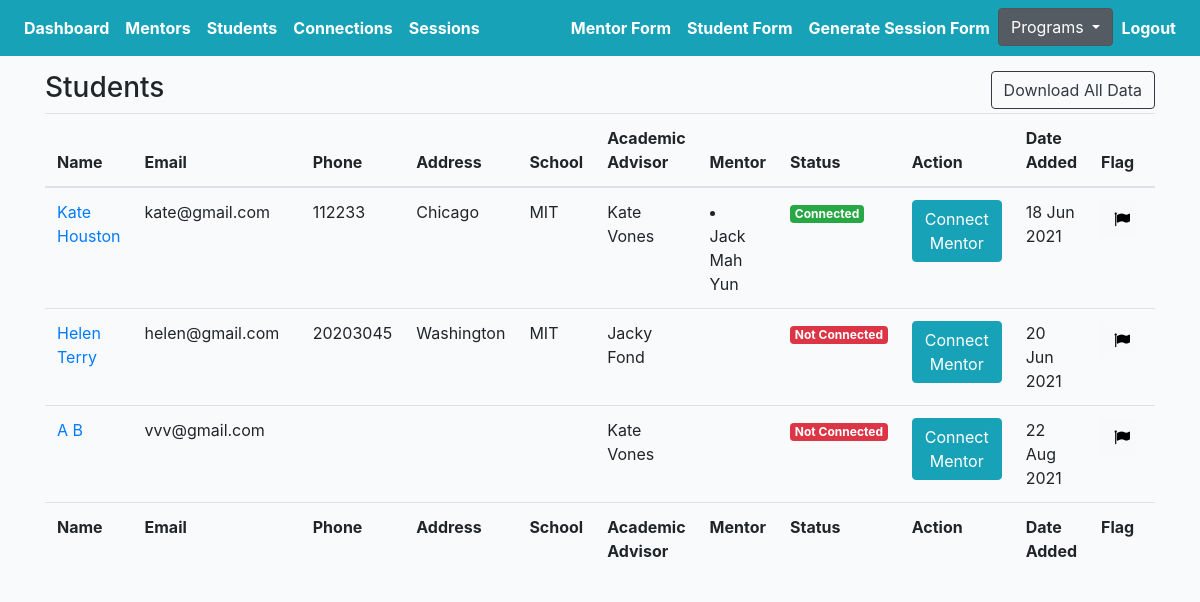
The app's page /mentoring/students/ (signed in), older data.
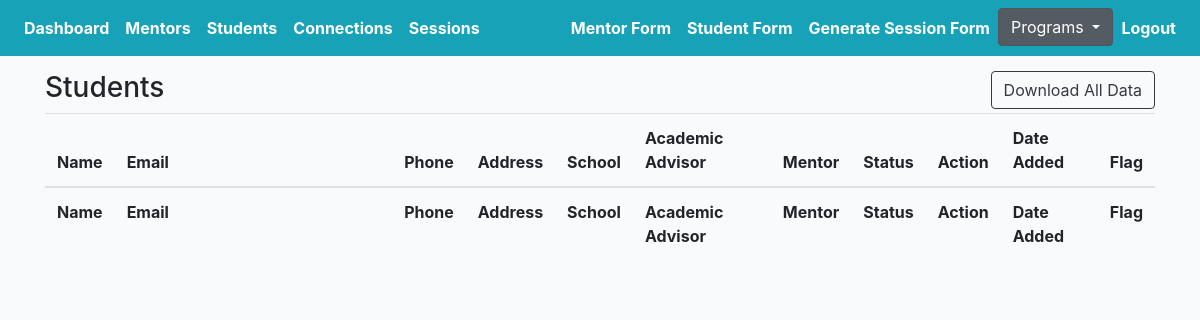
The same page, newer data.
### mprofiles/models.py (models this page shows, shortened)
class Student(models.Model):
    avatar = models.ImageField(default='avatar.png', upload_to='avatars/')
    first_name = models.CharField(max_length=200, blank=True)
    last_name = models.CharField(max_length=200, blank=True)
    email = models.EmailField(max_length=200, blank=True)
    phone = models.CharField(max_length=200, blank=True)
    address = models.CharField(max_length=200, blank=True)
    grade = models.CharField(max_length=200, blank=True)
    school = models.CharField(max_length=200, blank=True)
    academic_advisor = models.ForeignKey(Academicadvisor, null=True, blank=True, on_delete=models.CASCADE, related_name='academic_advisor')
    academic_advisor_email = models.EmailField(max_length=200, blank=True)
    reason = models.TextField(null=True, blank=True, max_length=1000)
    know = models.TextField(null=True, blank=True, max_length=1000)
    question1 = models.CharField(max_length=200, choices=QUESTION_CHOICES)
    answer1 = models.TextField(null=True, blank=True, max_length=1000)
    question2 = models.CharField(max_length=200, choices=QUESTION_CHOICES)
    answer2 = models.TextField(null=True, blank=True, max_length=1000)
    prefer_sex = models.CharField(max_length=200, choices=GENDER_CHOICES)
    geographical = models.CharField(max_length=200, choices=GEOGRAPHICAL_CHOICES)
    commit = models.CharField(null=True, blank=True, max_length=200, choices=YES_NO)
    available = models.CharField(null=True, blank=True, max_length=200, choices=YES_NO)
    seminar = models.CharField(null=True, blank=True, max_length=200, choices=YES_NO)
    understand = models.CharField(null=True, blank=True, max_length=200, choices=YES_NO)
    signature = models.CharField(null=True, blank=True, max_length=200, choices=YES_NO)
    updated = models.DateTimeField(auto_now=True)
    created = models.DateTimeField(auto_now_add=True)
    slug = models.SlugField(unique=True, blank=True)
    flag = models.BooleanField(default=False)
    note = models.TextField(null=True, blank=True, max_length=1000)
    def get_absolute_url(self):
        return reverse("mprofiles:student-profiles-detail", kwargs={"slug": self.slug})
    def get_friends(self):
        return self.mentors.all()
    __initial_first_name = None
    __initial_last_name = None
    def __init__(self, *args, **kwargs):
        super().__init__(*args, **kwargs)
        self.__initial_first_name = self.first_name
        self.__initial_last_name = self.last_name

class Academicadvisor(models.Model):
    name = models.CharField(max_length=200, blank=True)
    email = models.EmailField(max_length=200, blank=True)
    def __str__(self):
        return self.name

class Mentor(models.Model):
    avatar = models.ImageField(default='avatar.png', upload_to='avatars/')
    first_name = models.CharField(max_length=200, blank=True)
    last_name = models.CharField(max_length=200, blank=True)
    email = models.EmailField(max_length=200, blank=True)
    phone = models.CharField(max_length=200, blank=True)
    address = models.CharField(max_length=200, blank=True)
    spanish = models.CharField(null=True, blank=True, max_length=200, choices=SPANISH_CHOICES)
    language = models.TextField(null=True, blank=True, max_length=1000)
    emergency_contact = models.TextField(null=True, blank=True, max_length=1000)
    employment_status = models.CharField(max_length=200, choices=EMPLOYMENT_CHOICES)
    employer_info = models.TextField(null=True, blank=True, max_length=1000)
    partner = models.CharField(null=True, blank=True, max_length=200, choices=PARTNER_CHOICES)
    hear = models.TextField(null=True, blank=True, max_length=1000)
    experience = models.TextField(null=True, blank=True, max_length=1000)
    reason = models.TextField(null=True, blank=True, max_length=1000)
    know = models.TextField(null=True, blank=True, max_length=1000)
    question1 = models.CharField(null=True, blank=True, max_length=200, choices=QUESTION_CHOICES)
    answer1 = models.TextField(null=True, blank=True, max_length=1000)
    question2 = models.CharField(null=True, blank=True, max_length=200, choices=QUESTION_CHOICES)
    answer2 = models.TextField(null=True, blank=True, max_length=1000)
    support = models.ManyToManyField(Support, blank=True, related_name='supports')
    prefer_sex = models.CharField(max_length=200, choices=GENDER_CHOICES)
    geographical = models.CharField(max_length=200, choices=GEOGRAPHICAL_CHOICES)
    commit = models.CharField(null=True, blank=True, max_length=200, choices=YES_NO)
    available = models.CharField(null=True, blank=True, max_length=200, choices=YES_NO)
    seminar = models.CharField(null=True, blank=True, max_length=200, choices=YES_NO)
    signature = models.TextField(null=True, blank=True, max_length=1000)
    grant = models.CharField(max_length=200, choices=GRANT_CHOICES)
    cont_student_bridge = models.TextField(null=True, blank=True, max_length=1000)
    check = models.CharField(null=True, blank=True, max_length=200, choices=YES_NO)
    question = models.TextField(null=True, blank=True, max_length=1000)
    friends = models.ManyToManyField(Student, blank=True, related_name='mentors')
    updated = models.DateTimeField(auto_now=True)
    created = models.DateTimeField(auto_now_add=True)
    slug = models.SlugField(unique=True, blank=True)
    flag = models.BooleanField(default=False)
    note = models.TextField(null=True, blank=True, max_length=1000)
    ethnic = models.CharField(null=True, blank=True, max_length=200, choices=ETHNIC_CHOICES)
    __initial_first_name = None
    __initial_last_name = None
    def __init__(self, *args, **kwargs):
        super().__init__(*args, **kwargs)
        self.__initial_first_name = self.first_name
        self.__initial_last_name = self.last_name

### mprofiles/views.py (the view)
# urls.py: path('students/', StudentProfileListView.as_view(), name='student-profiles-list'),
@method_decorator(login_required, name='dispatch')
@method_decorator(allowed_users(allowed_roles=['mentor', 'admin']), name='dispatch')
class StudentProfileListView(ListView):
    model = Student
    template_name = 'mentor/student-profile-list.html'
    def get_queryset(self):
        qs = Student.objects.all()
        return qs

### templates/mentor/student-profile-list.html (shortened to what this page needs)
{% extends 'mbase.html' %}
{% load static %}
{% block stylesheet %}{% static '/css/my_invites.css' %}{% endblock %}
{% block content %}
<div class="row">
    <div class="col-auto mr-auto">
        <h3>Students</h3>
    </div>
    <div class="col-auto">
        <div class="btn-group" role="group" aria-label="Basic example">
            <form action="{% url 'mprofiles:export-mentoring-student-list' %}" method="POST">
                <button type="submit" class="btn btn-outline-dark">Download All Data</button>
            </form>
        </div>
    </div>
</div>
<div class="table-responsive-lg">
    <table id="myTable" class="table">
        <thead>
            <tr>
                <th scope="col">Name</th>
                <th scope="col" style = "width: 25%">Email</th>
                <th scope="col">Phone</th>
                <th scope="col">Address</th>
                <th scope="col">School</th>
                <th scope="col">Academic Advisor</th>
                <th scope="col">Mentor</th>
                <th scope="col">Status</th>
                <th scope="col">Action</th>
                <th scope="col">Date Added</th>
                <th scope="col">Flag</th>
            </tr>
        </thead>
        <tfoot>
            <tr>
                <th>Name</th>
                <th style = "width:25%">Email</th>
                <th>Phone</th>
                <th>Address</th>
                <th>School</th>
                <th>Academic Advisor</th>
                <th>Mentor</th>
                <th>Status</th>
                <th>Action</th>
                <th>Date Added</th>
                <th>Flag</th>
            </tr>
        </tfoot>
        <tbody>
            {% for obj in object_list %}
            <tr>
                <td><a href="{{obj.get_absolute_url}}">{{obj.first_name}} {{obj.last_name}}</a></td>
                <td>{{obj.email}}</td>
                <td>{{obj.phone}}</td>
                <td>{{obj.address}}</td>
                <td>{{obj.school}}</td>
                <td>{{obj.academic_advisor}}</td>
                <td>{% for friend in obj.get_friends %}<li>{{friend.first_name}} {{friend.last_name}} </li>{% endfor %}</td>
                <td>
                    {% for friend in obj.get_friends %}
                    <div><span class="badge badge-success">Connected</span></div>
                    {% empty %}
                    <div><span class="badge badge-danger">Not Connected</div>
                    {% endfor %}
                </td>
                <td><a href="{% url 'mprofiles:student-connect-detail' obj.slug %}"><button type="submit"
                            class="btn btn-info">Connect Mentor</button></a></td>
                <td>{{ obj.created |date:"d M Y"  }}</td>
                <td>
                    <form action="{% url 'mprofiles:flag-student' %}" method="POST" class='like-form' id='{{obj.id}}'>
                        <button type="submit" class="like_btn btn btn-light like-btn{{obj.id}}">
                            {% if obj.flag == False %}
                            <i class="fa fa-flag thumb{{obj.id}}" style="color:black"></i>
                            {% else %}
                            <i class="fa fa-flag thumb{{obj.id}}" style="color:red"></i>
                            <p class="flag">true</p>
                            {% endif %}
                        </button>
                    </form>
                </td>
            </tr>
            {% endfor %}
        </tbody>
    </table>
</div>
{% endblock content %}

Row changes from the older to the newer data that the page shows:
removed Student: first_name "Kate", last_name "Houston", email "kate@gmail.com", phone "112233", address "Chicago", school "MIT", academic_advisor "Kate Vones", created "18 Jun 2021"
removed Mentor: first_name "Jack", last_name "Mah Yun"
removed Student: first_name "Helen", last_name "Terry", email "helen@gmail.com", phone "20203045", address "Washington", school "MIT", academic_advisor "Jacky Fond", created "20 Jun 2021"
removed Student: first_name "A", last_name "B", email "vvv@gmail.com", academic_advisor "Kate Vones", created "22 Aug 2021"
